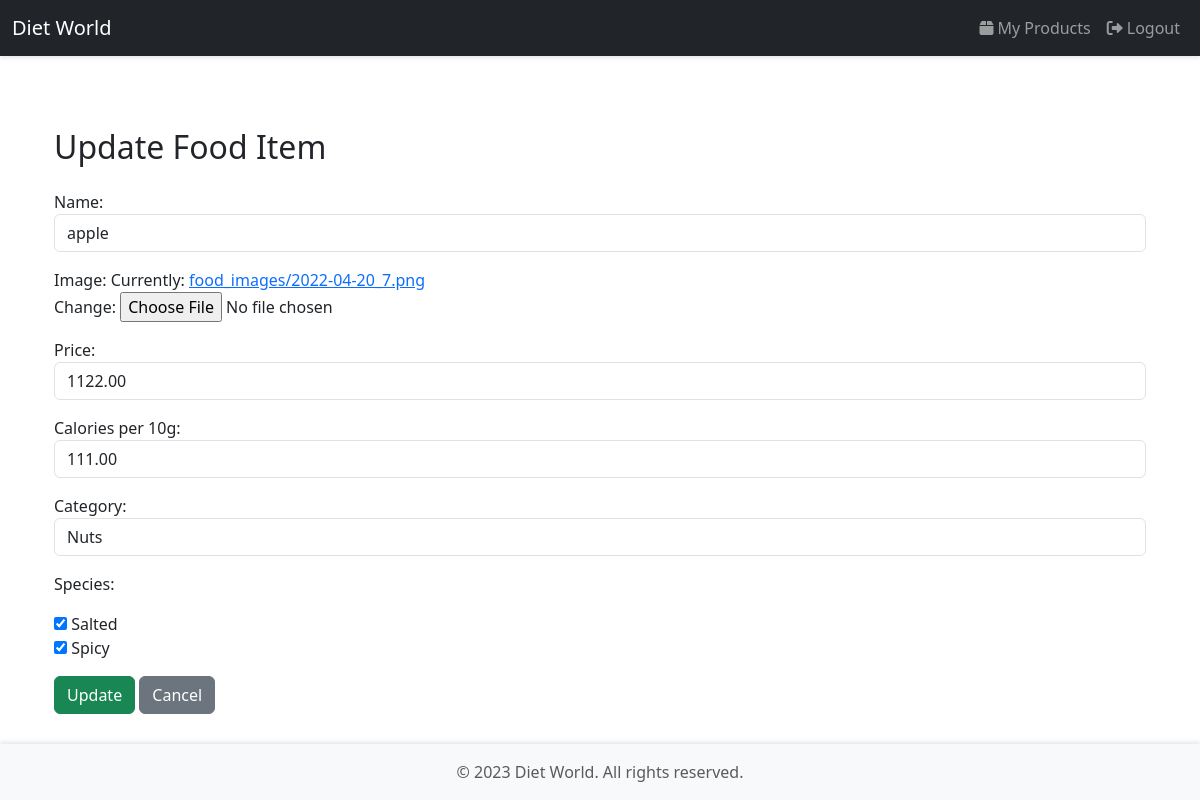
/product/update/13/ (signed in), run on an earlier commit of the app's database.
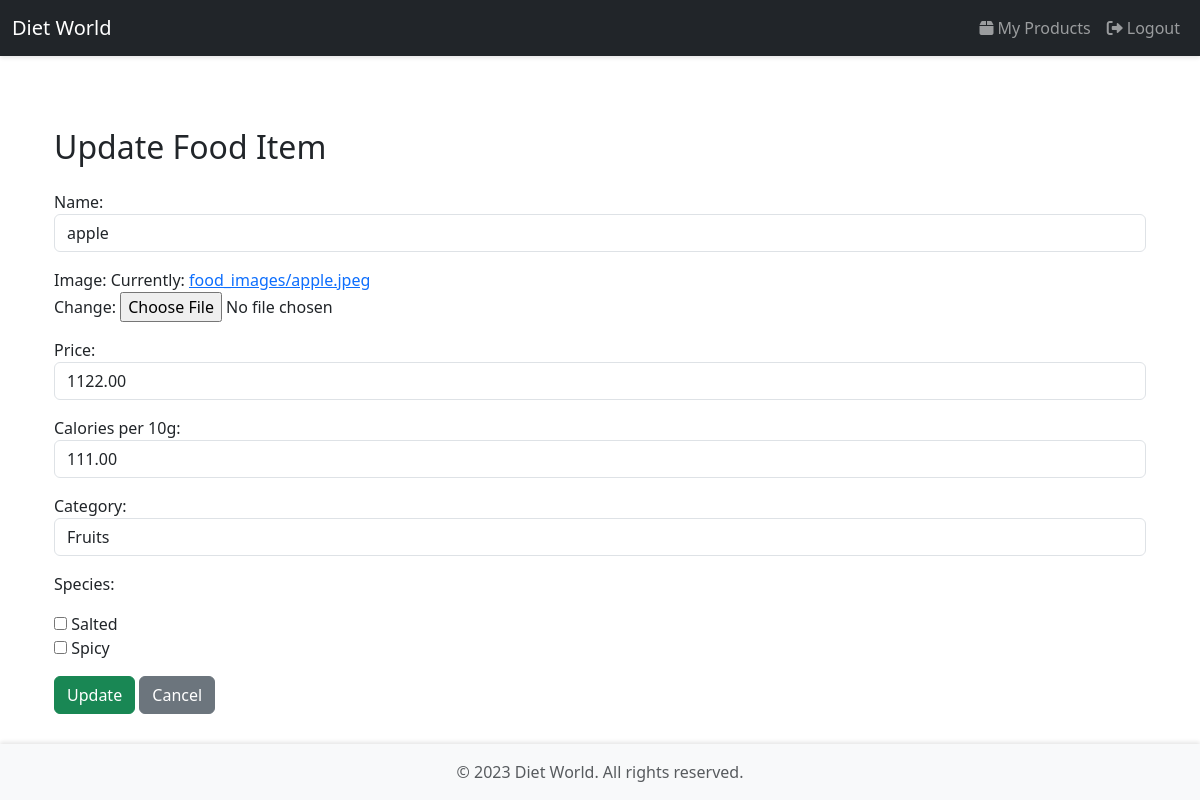
And on a later commit of the database.
### product/models.py (models this page shows, shortened)
class FoodItem(models.Model):
    owner = models.ForeignKey(settings.AUTH_USER_MODEL, on_delete=models.CASCADE)
    name = models.CharField(max_length=100)
    image = models.ImageField(upload_to='food_images/')
    price = models.DecimalField(max_digits=6, decimal_places=2)
    calories_per_10g = models.DecimalField(max_digits=5, decimal_places=2)
    category = models.ForeignKey(Category, on_delete=models.SET_NULL, null=True, blank=True)
    species = models.ManyToManyField(Species, blank=True)  # ✅ Allow multiple species

class Category(models.Model):
    name = models.CharField(max_length=50)
    def __str__(self):
        return self.name

class Species(models.Model):
    name = models.CharField(max_length=50)
    def __str__(self):
        return self.name

### product/views.py (the view)
# urls.py: path('update/<int:pk>/', update_food_item, name='update_food_item'),
@login_required
def update_food_item(request, pk):
    food_item = get_object_or_404(FoodItem, pk=pk, owner=request.user)
    if request.method == 'POST':
        form = FoodItemForm(request.POST, request.FILES, instance=food_item)
        if form.is_valid():
            food_item = form.save(commit=False)
            food_item.save()
            form.save_m2m()  # ✅ Save ManyToMany relationships
            food_item.species.set(form.cleaned_data['species'])
            return redirect('shop_owner_dashboard')
    else:
        form = FoodItemForm(instance=food_item)
    return render(request, 'product/update_food_item.html', {'form': form})

### product/forms.py
class FoodItemForm(forms.ModelForm):
    class Meta:
        model = FoodItem
        fields = ['name', 'image', 'price', 'calories_per_10g', 'category', 'species']
    category = forms.ModelChoiceField(
        queryset=Category.objects.all(),
        required=False,
        widget=forms.Select(attrs={'class': 'form-control'})
    )
    species = forms.ModelMultipleChoiceField(
        queryset=Species.objects.all(),
        required=False,
        widget=forms.CheckboxSelectMultiple()  # ✅ Allow multiple choices
    )
    name = forms.CharField(widget=forms.TextInput(attrs={'class': 'form-control'}))
    image = forms.FileInput(attrs={'class': 'form-control'})
    price = forms.DecimalField(widget=forms.NumberInput(attrs={'class': 'form-control'}))
    calories_per_10g = forms.DecimalField(widget=forms.NumberInput(attrs={'class': 'form-control'}))

### templates/product/update_food_item.html (shortened to what this page needs)
{% extends 'base.html' %}
{% block content %}
<div class="container mt-5">
    <h2>Update Food Item</h2>
    <form method="post" enctype="multipart/form-data" class="mt-4">
        {{ form.as_p }}
        <button type="submit" class="btn btn-success">Update</button>
        <a href="{% url 'shop_owner_dashboard' %}" class="btn btn-secondary">Cancel</a>
    </form>
</div>
{% endblock %}

What changed in the data, as far as the page shows it:
changed FoodItem "apple": category "Nuts" → "Fruits"
Also different on the page:
form field species: "☑ ☑" → "☐ ☐"
text no longer shown: "Name: Image: Currently: food_images/2022-04-20_7.png Change: Price: Calories per 10g: Category: Species: Salted Spicy"
text now shown: "Name: Image: Currently: food_images/apple.jpeg Change: Price: Calories per 10g: Category: Species: Salted Spicy"
